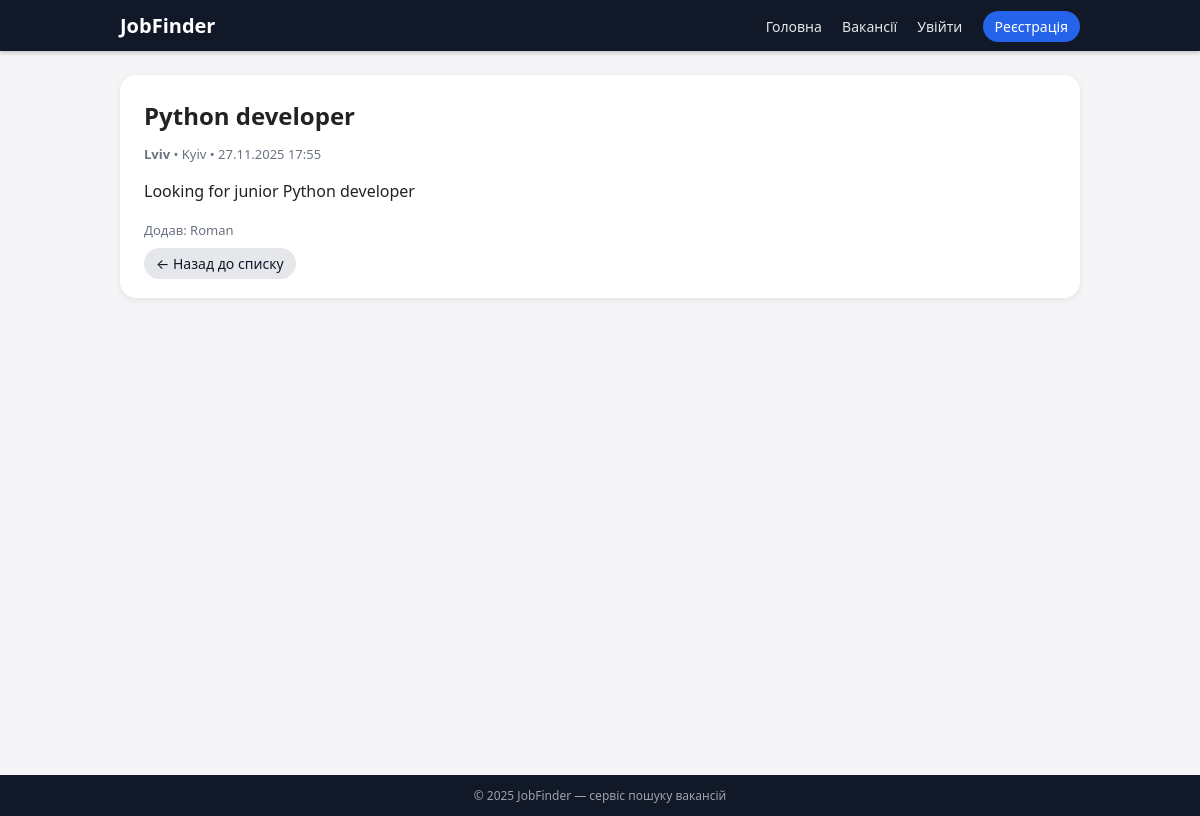
The app's page /jobs/2/ with its own data.
### jobs/models.py (models this page shows, shortened)
class Job(models.Model):
    title = models.CharField(max_length=255, verbose_name='Назва вакансії')
    company = models.CharField(max_length=255, verbose_name='Компанія')
    location = models.CharField(max_length=255, verbose_name='Місто')
    description = models.TextField(verbose_name='Опис')
    created_at = models.DateTimeField(auto_now_add=True)
    author = models.ForeignKey(User, on_delete=models.CASCADE, related_name='jobs')
    class Meta:
        ordering = ['-created_at']
        verbose_name = 'Вакансія'
        verbose_name_plural = 'Вакансії'

### jobs/views.py (the view)
# urls.py: path('jobs/<int:pk>/', views.job_detail, name='job_detail'),
def job_detail(request, pk):
    job = get_object_or_404(Job, pk=pk)
    return render(request, 'jobs/job_detail.html', {'job': job})

### jobs/templates/jobs/job_detail.html (shortened to what this page needs)
{% extends 'base.html' %}
{% block content %}
<article class="job-detail">
    <h1>{{ job.title }}</h1>
    <p class="job-meta">
        <strong>{{ job.company }}</strong> •
        <span>{{ job.location }}</span> •
        <span>{{ job.created_at|date:"d.m.Y H:i" }}</span>
    </p>
    <div class="job-full-description">
        {{ job.description|linebreaks }}
    </div>
    <p class="job-author">
        Додав: {{ job.author.username }}
    </p>
    <a href="{% url 'job_list' %}" class="btn-secondary">← Назад до списку</a>
</article>
{% endblock %}

### jobs/static/css/styles.css (style rules this page uses)
body { margin: 0; font-family: system-ui, -apple-system, BlinkMacSystemFont, 'Segoe UI', sans-serif; background: #f5f5f7; color: #222; }
.btn-secondary { padding: 6px 12px; border-radius: 999px; background: #e5e7eb; color: #111827 !important; text-decoration: none; border: none; cursor: pointer; font-size: 14px; }
.job-meta { font-size: 13px; color: #6b7280; margin-bottom: 8px; }
.job-detail { background: #fff; border-radius: 16px; padding: 24px; box-shadow: 0 2px 6px rgba(15,23,42,0.08); }
.job-detail h1 { margin-top: 0; margin-bottom: 8px; }
.job-full-description { margin-top: 16px; margin-bottom: 16px; line-height: 1.6; }
.job-author { font-size: 13px; color: #6b7280; }

### records on screen
Job: title "Python developer", company "Lviv", location "Kyiv", created_at "27.11.2025 17:55", description "Looking for junior Python developer", author.username "Roman"
